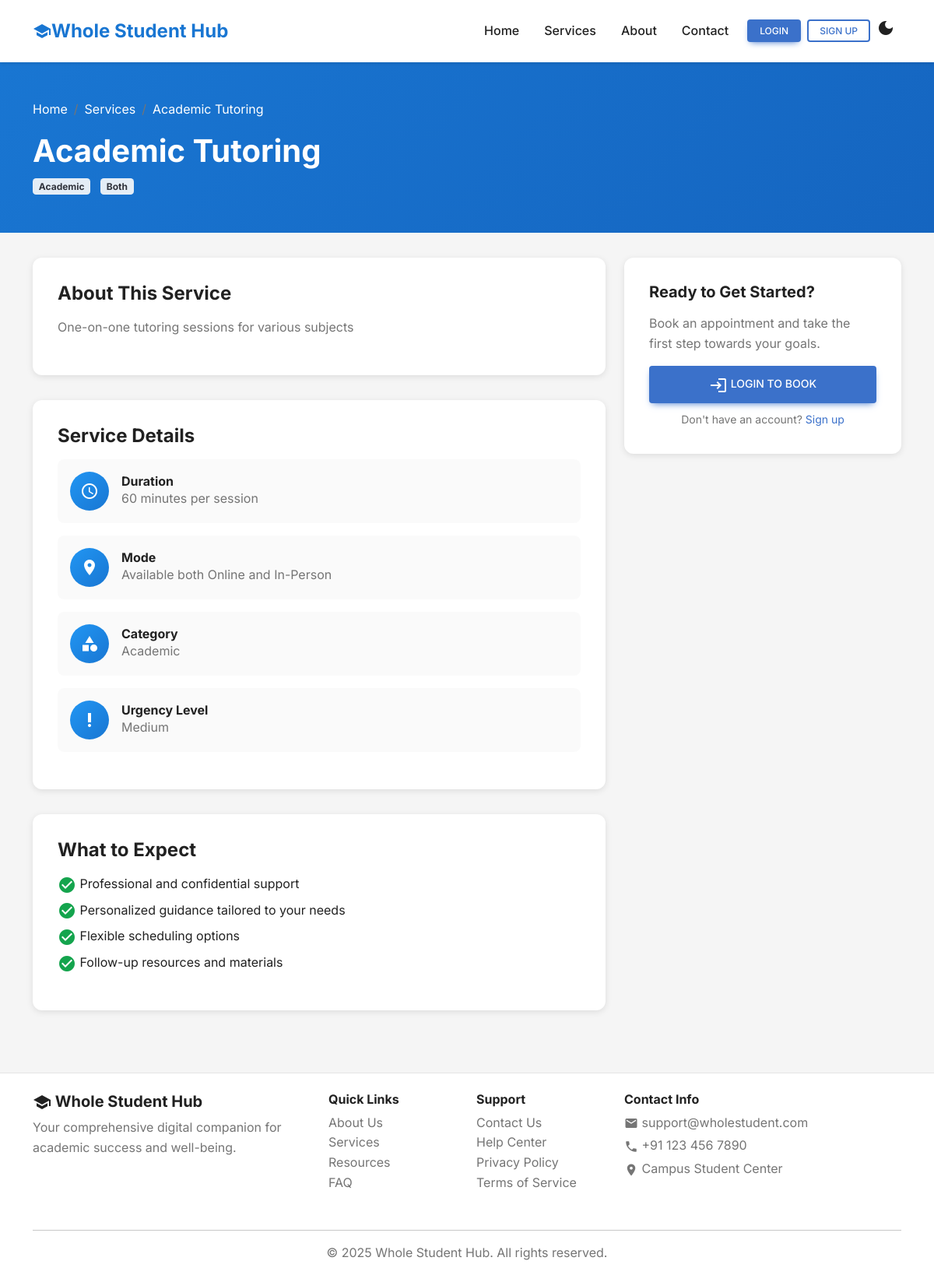
The page /service-detail.php?id=1 on the database its author committed.
### tables this page shows
CREATE TABLE services (
    id INT PRIMARY KEY AUTO_INCREMENT,
    title VARCHAR(255) NOT NULL,
    description TEXT NOT NULL,
    category ENUM('academic', 'counseling', 'career', 'mentorship', 'workshop', 'other') NOT NULL,
    mode ENUM('online', 'offline', 'both') DEFAULT 'both',
    urgency_level ENUM('low', 'medium', 'high') DEFAULT 'medium',
    assigned_staff_id INT DEFAULT NULL,
    is_active BOOLEAN DEFAULT TRUE,
    image VARCHAR(255) DEFAULT NULL,
    duration_minutes INT DEFAULT 60,
    created_at TIMESTAMP DEFAULT CURRENT_TIMESTAMP,
    updated_at TIMESTAMP DEFAULT CURRENT_TIMESTAMP ON UPDATE CURRENT_TIMESTAMP,
    FOREIGN KEY (assigned_staff_id) REFERENCES users(id) ON DELETE SET NULL,
    INDEX idx_category (category),
    INDEX idx_active (is_active)
);

### config/config.php (called while the page is built, shortened)
<?php
function isLoggedIn() {
    return isset($_SESSION['user_id']);
}

### service-detail.php (the view, shortened to what this page needs)
<?php
require_once __DIR__ . '/config/config.php';
$serviceId = isset($_GET['id']) ? (int)$_GET['id'] : 0;
$db = Database::getInstance()->getConnection();
$stmt = $db->prepare("
    SELECT s.*, u.name as staff_name, u.email as staff_email, u.bio as staff_bio
    FROM services s
    LEFT JOIN users u ON s.assigned_staff_id = u.id
    WHERE s.id = ? AND s.is_active = 1
");
$stmt->execute([$serviceId]);
$service = $stmt->fetch();
include __DIR__ . '/includes/header.php';
?>
<div class="service-detail-header">
    <div class="container">
        <nav aria-label="breadcrumb">
            <ol class="breadcrumb text-white">
                <li class="breadcrumb-item"><a href="<?php echo BASE_URL; ?>" class="text-white">Home</a></li>
                <li class="breadcrumb-item"><a href="<?php echo BASE_URL; ?>services.php" class="text-white">Services</a></li>
                <li class="breadcrumb-item active text-white"><?php echo htmlspecialchars($service['title']); ?></li>
            </ol>
        </nav>
        <h1 class="fw-bold mb-2"><?php echo htmlspecialchars($service['title']); ?></h1>
        <p class="mb-0 opacity-90">
            <span class="badge bg-light text-dark me-2"><?php echo ucfirst($service['category']); ?></span>
            <span class="badge bg-light text-dark"><?php echo ucfirst($service['mode']); ?></span>
        </p>
    </div>
</div>
<div class="container mb-5">
    <div class="row">
        <div class="col-lg-8">
            <div class="detail-card">
                <h4 class="fw-bold mb-3">About This Service</h4>
                <p class="text-muted"><?php echo nl2br(htmlspecialchars($service['description'])); ?></p>
            </div>
            <div class="detail-card">
                <h4 class="fw-bold mb-3">Service Details</h4>
                <div class="info-item">
                    <div class="info-icon">
                        <span class="material-icons">schedule</span>
                    </div>
                    <div>
                        <h6 class="fw-bold mb-0">Duration</h6>
                        <p class="text-muted mb-0"><?php echo $service['duration_minutes']; ?> minutes per session</p>
                    </div>
                </div>
                <div class="info-item">
                    <div class="info-icon">
                        <span class="material-icons">location_on</span>
                    </div>
                    <div>
                        <h6 class="fw-bold mb-0">Mode</h6>
                        <p class="text-muted mb-0">
                            <?php
                            if ($service['mode'] === 'both') {
                                echo 'Available both Online and In-Person';
                            } else {
                                echo ucfirst($service['mode']);
                            }
                            ?>
                        </p>
                    </div>
                </div>
                <div class="info-item">
                    <div class="info-icon">
                        <span class="material-icons">category</span>
                    </div>
                    <div>
                        <h6 class="fw-bold mb-0">Category</h6>
                        <p class="text-muted mb-0"><?php echo ucfirst($service['category']); ?></p>
                    </div>
                </div>
                <div class="info-item">
                    <div class="info-icon">
                        <span class="material-icons">priority_high</span>
                    </div>
                    <div>
                        <h6 class="fw-bold mb-0">Urgency Level</h6>
                        <p class="text-muted mb-0"><?php echo ucfirst($service['urgency_level']); ?></p>
                    </div>
                </div>
            </div>
            <div class="detail-card">
                <h4 class="fw-bold mb-3">What to Expect</h4>
                <ul class="list-unstyled">
                    <li class="mb-2">
                        <span class="material-icons text-success" style="vertical-align: middle;">check_circle</span>
                        Professional and confidential support
                    </li>
                    <li class="mb-2">
                        <span class="material-icons text-success" style="vertical-align: middle;">check_circle</span>
                        Personalized guidance tailored to your needs
                    </li>
                    <li class="mb-2">
                        <span class="material-icons text-success" style="vertical-align: middle;">check_circle</span>
                        Flexible scheduling options
                    </li>
                    <li class="mb-2">
                        <span class="material-icons text-success" style="vertical-align: middle;">check_circle</span>
                        Follow-up resources and materials
                    </li>
                </ul>
            </div>
        </div>
        <div class="col-lg-4">
            <div class="detail-card sticky-top" style="top: 20px;">
                <h5 class="fw-bold mb-3">Ready to Get Started?</h5>
                <p class="text-muted mb-3">Book an appointment and take the first step towards your goals.</p>
                <?php if (isLoggedIn()): ?>
                    <a href="<?php echo BASE_URL; ?>book-appointment.php?service=<?php echo $service['id']; ?>" class="btn btn-primary btn-lg w-100 mb-2">
                        <span class="material-icons" style="vertical-align: middle;">event</span>
                        Book Appointment
                    </a>
                <?php else: ?>
                    <a href="<?php echo BASE_URL; ?>auth/login.php" class="btn btn-primary btn-lg w-100 mb-2">
                        <span class="material-icons" style="vertical-align: middle;">login</span>
                        Login to Book
                    </a>
                    <p class="text-center text-muted mb-0">
                        <small>Don't have an account? <a href="<?php echo BASE_URL; ?>auth/signup.php">Sign up</a></small>
                    </p>
                <?php endif; ?>
            </div>
        </div>
    </div>
</div>
<?php include __DIR__ . '/includes/footer.php'; ?>

### includes/header.php (style rules this page uses)
:root { --primary-color: #1976d2; --secondary-color: #424242; --success-color: #2e7d32; --danger-color: #d32f2f; --warning-color: #f57c00; --info-color: #0288d1; --light-bg: #f5f5f5; --dark-bg: #121212; --card-bg: #ffffff; --text-primary: #212121; --text-secondary: #757575; }
* { margin: 0; padding: 0; box-sizing: border-box; }
body { font-family: 'Inter', sans-serif; background-color: var(--light-bg); color: var(--text-primary); transition: background-color 0.3s ease; }

### service-detail.php (style rules this page uses)
.service-detail-header { background: linear-gradient(135deg, #1976d2 0%, #1565c0 100%); color: white; padding: 3rem 0; margin-bottom: 2rem; }
.detail-card { background: var(--card-bg); border-radius: 12px; padding: 2rem; box-shadow: 0 2px 8px rgba(0,0,0,0.1); margin-bottom: 2rem; }
.info-item { display: flex; align-items: center; gap: 1rem; padding: 1rem; background: rgba(0,0,0,0.02); border-radius: 8px; margin-bottom: 1rem; }
.info-icon { width: 50px; height: 50px; border-radius: 50%; background: linear-gradient(135deg, #2196f3, #1976d2); color: white; display: flex; align-items: center; justify-content: center; }

### rows shown on the page
services: title "Academic Tutoring", category "Academic", mode "Both", description "One-on-one tutoring sessions for various subjects", duration_minutes "60", urgency_level "Medium"
